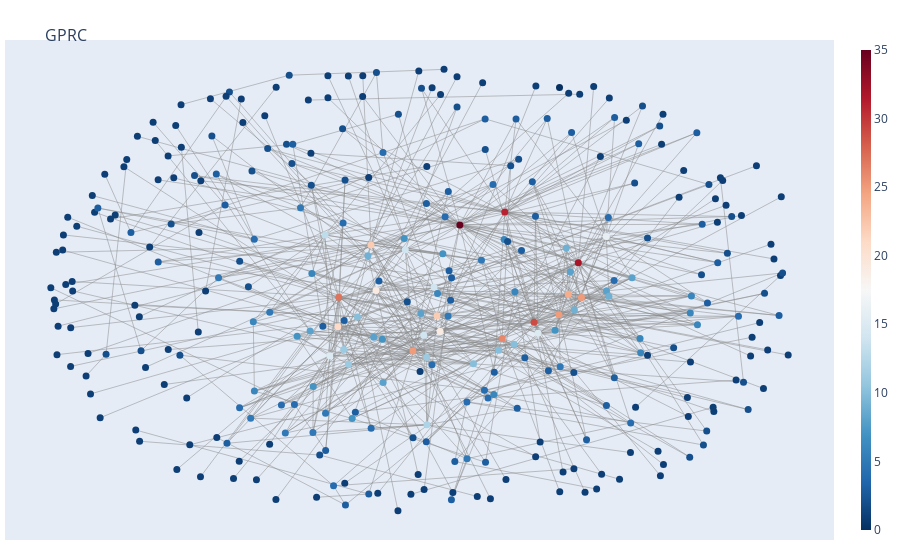

Notebook code cell kept with this figure:
### Code cell
fig = go.Figure(data=[edge_trace, node_trace],
             layout=go.Layout(
                title='<br>GPRC',
                titlefont=dict(size=16),
                showlegend=False,
                hovermode='closest',
                margin=dict(b=20,l=5,r=5,t=40),
                annotations=[ dict(
                    text="",
                    showarrow=False,
                    xref="paper", yref="paper") ],
                xaxis=dict(showgrid=False, zeroline=False, showticklabels=False),
                yaxis=dict(showgrid=False, zeroline=False, showticklabels=False)))
iplot(fig)

### Figure 1 — Plotly figure (JSON) as saved in the notebook; plotly's stock layout.template omitted (floating-point values rounded to 4 significant figures; data arrays with more than 128 entries replaced by an {"elided": "..."} marker saying what was removed)
{"data": [{"line": {"color": "#888", "width": 0.5}, "mode": "lines", "type": "scatter", "x": {"elided": "1905 float values"}, "y": {"elided": "1905 float values"}}, {"hoverinfo": "text", "marker": {"color": {"elided": "319 int values"}, "colorbar": {"thickness": 10, "title": {"side": "right", "text": ""}, "xanchor": "left"}, "colorscale": [[0, "rgb(103,0,31)"], [0.1, "rgb(178,24,43)"], [0.2, "rgb(214,96,77)"], [0.3, "rgb(244,165,130)"], [0.4, "rgb(253,219,199)"], [0.5, "rgb(247,247,247)"], [0.6, "rgb(209,229,240)"], [0.7, "rgb(146,197,222)"], [0.8, "rgb(67,147,195)"], [0.9, "rgb(33,102,172)"], [1, "rgb(5,48,97)"]], "line": {"width": 0}, "reversescale": true, "showscale": true, "size": 7}, "mode": "markers", "text": {"elided": "319 str values"}, "type": "scatter", "x": {"elided": "319 float values"}, "y": {"elided": "319 float values"}}], "layout": {"annotations": [{"showarrow": false, "text": "", "xref": "paper", "yref": "paper"}], "hovermode": "closest", "margin": {"b": 20, "l": 5, "r": 5, "t": 40}, "showlegend": false, "title": {"font": {"size": 16}, "text": "<br>GPRC"}, "xaxis": {"showgrid": false, "showticklabels": false, "zeroline": false}, "yaxis": {"showgrid": false, "showticklabels": false, "zeroline": false}}}
